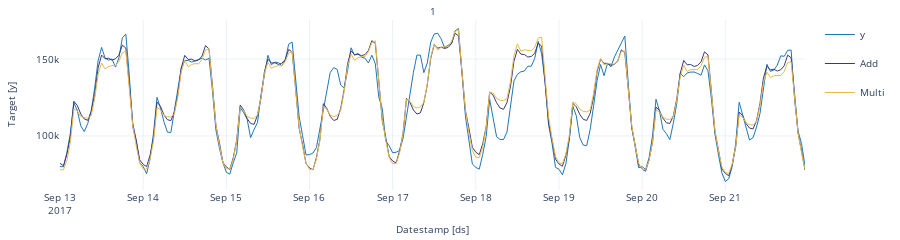

The notebook cell saved with this chart:
### Code cell
StatsForecast.plot(values)

### Figure 1 — Plotly figure (JSON) as saved in the notebook; plotly's stock layout.template omitted (floating-point values rounded to 4 significant figures; data arrays with more than 128 entries replaced by an {"elided": "..."} marker saying what was removed)
{"data": [{"legendgroup": "y", "line": {"color": "#1f77b4", "width": 1}, "mode": "lines", "name": "y", "showlegend": true, "type": "scatter", "x": {"elided": "216 str values"}, "xaxis": "x", "y": {"elided": "216 int values"}, "yaxis": "y"}, {"legendgroup": "Add", "line": {"color": "#393b79", "width": 1}, "mode": "lines", "name": "Add", "showlegend": true, "type": "scatter", "x": {"elided": "216 str values"}, "xaxis": "x", "y": {"elided": "216 float values"}, "yaxis": "y"}, {"legendgroup": "Multi", "line": {"color": "#e7ba52", "width": 1}, "mode": "lines", "name": "Multi", "showlegend": true, "type": "scatter", "x": {"elided": "216 str values"}, "xaxis": "x", "y": {"elided": "216 float values"}, "yaxis": "y"}], "layout": {"annotations": [{"font": {"size": 10}, "showarrow": false, "text": "1", "x": 0.5, "xanchor": "center", "xref": "paper", "y": 1, "yanchor": "bottom", "yref": "paper"}, {"font": {"size": 10}, "showarrow": false, "text": "Datestamp [ds]", "x": 0.5, "xanchor": "center", "xref": "paper", "y": 0, "yanchor": "top", "yref": "paper", "yshift": -30}, {"font": {"size": 10}, "showarrow": false, "text": "Target [y]", "textangle": -90, "x": 0, "xanchor": "right", "xref": "paper", "xshift": -40, "y": 0.5, "yanchor": "middle", "yref": "paper"}], "autosize": true, "font": {"size": 10}, "height": 150, "margin": {"b": 50, "l": 60, "r": 10, "t": 20}, "xaxis": {"anchor": "y", "domain": [0, 1], "showticklabels": true, "visible": true}, "yaxis": {"anchor": "x", "domain": [0, 1]}}}
